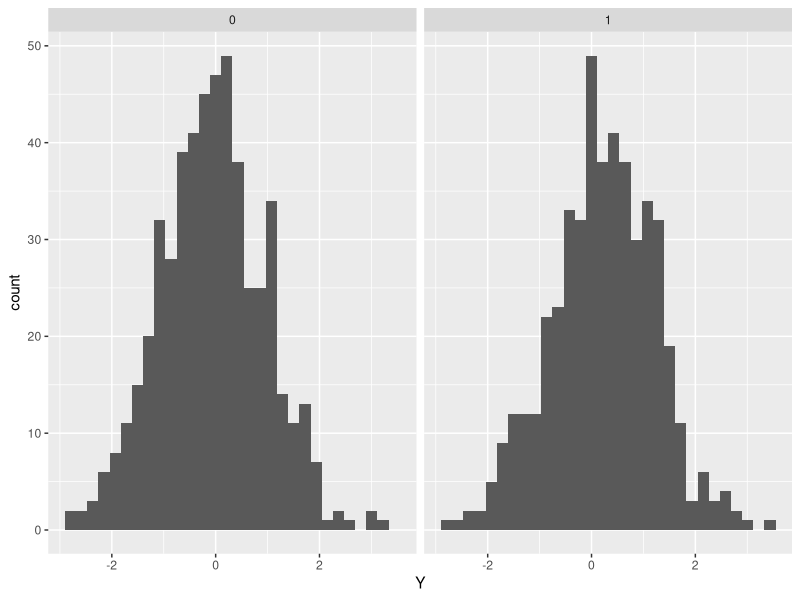
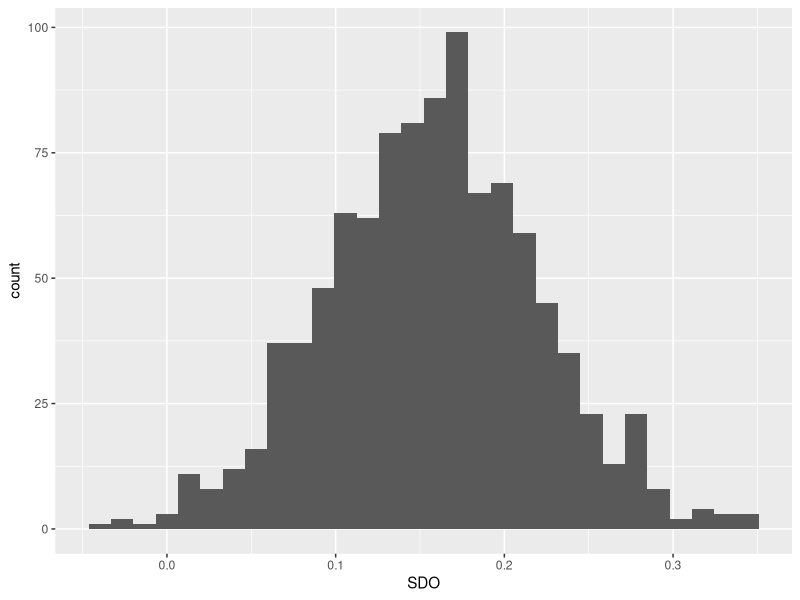

These figures' R source, in order:
## ---- chunk 1
library(dplyr)
library(tibble)
library(tidyverse)
## ---- chunk 2


set.seed(1000)
simulate_data <- function(N){
data <- tibble(
  i = 1:N,
  Y0 = rnorm(N, 0, 1), #Rnorm is a built-in function to simulate normal distribution rnorm(n, mean, sd) for productivity when not treated (work at office)
  delta_i = rnorm(N, 0, 0.2), #the individual treatment effect 
  D = if_else (delta_i>0, 1, 0), # If individual treatment effect is positive, worker choose to work from home, if not, they work at office
  Y1 = Y0 + delta_i, #the productivity when treated (work from home) 
  Y = ifelse(D==1, Y1, as.numeric(Y0)) # observed outcome variable
)
data
}
head(simulate_data(1000), 10)
## ---- chunk 3
library(ggplot2)
data <- simulate_data(1000)
#plot the distribution of productivity in each group with `ggplot`:
data %>% ggplot(aes(Y))+
  geom_histogram() +
  facet_wrap(~D)#Y0 means work at office, Y1 means work from home
## ---- chunk 4
library(tidyverse)
#generate Monte Carlo estimate to calculate more accurate SDO and examine the range of SDO
mc_estimate <- function(s) { 
  data<- simulate_data(1000)
  
  data %>% 
    summarize(
      SDO = sum(D*Y)/sum(D) - sum((1-D)*Y)/sum(1-D)
    )}
mc_estimate(1) #sample 1
mc_estimates <- 1:1000 %>% 
  map_df(mc_estimate, .id='sample') 
#View the distribution of SDO in histogram
mc_estimates %>% 
  ggplot(aes(SDO)) +
  geom_histogram()

## ---- chunk 5
  data<- simulate_data(1000) 
  data %>% 
    summarize(
      SDO = sum(D*Y)/sum(D) - sum((1-D)*Y)/sum(1-D), #calculate SDO
      sample_ATE = mean(Y1-Y0), #average 
      SDO_bias = mean(SDO) - mean(sample_ATE) 
    )
## ---- chunk 6
# test if the bias is result of selection bias
  data<- simulate_data(1000) 
  data %>% 
    summarize(
      E_Y0_T = sum(D*Y0)/sum(D), #average untreated outcomes when treated 
      E_Y0_U = mean(Y0)) #average untreated productivity
## ---- chunk 7
# test if the bias is result of heterogeneous treatement effect
  data<- simulate_data(1000) 
  data %>% 
    summarize(
      ATT = sum(D*(Y1-Y0))/sum(D),
      ATU = sum((1-D)*(Y1-Y0))/sum(1-D)
    )
